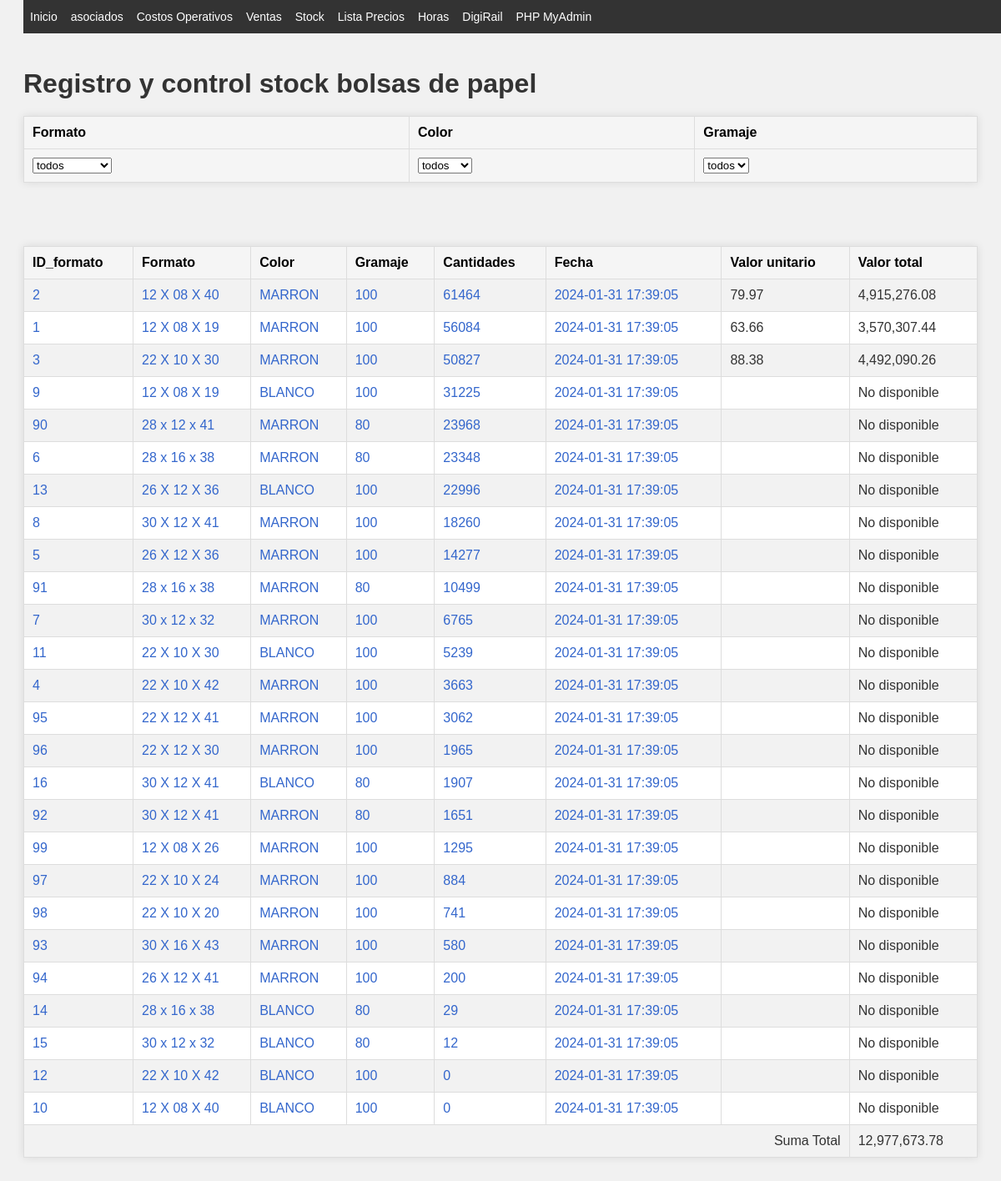
The page /stock.php on the database its author committed.
### tables this page shows
CREATE TABLE `listado_precios` (
  `ID_listado` int(11) NOT NULL AUTO_INCREMENT,
  `ID_formato` int(11),
  `cantidad` int(11),
  `precio_u_sIVA` decimal(8,2),
  PRIMARY KEY (`ID_listado`),
  FOREIGN KEY (`ID_formato`) REFERENCES `tabla_1` (`ID_formato`)
);

CREATE TABLE `tabla_1` (
  `ID_formato` int(11) NOT NULL,
  `formato` varchar(14) NOT NULL,
  `color` varchar(11) NOT NULL,
  `gramaje` int(11) NOT NULL,
  `cantidades` int(11) NOT NULL,
  `manijas` bit(1) NOT NULL,
  `fechatiempo` TIMESTAMP DEFAULT CURRENT_TIMESTAMP ON UPDATE CURRENT_TIMESTAMP
);

### stock.php (the view, shortened to what this page needs)
<?php
require "includes/header.php";
require_once 'Stock/conn.php';
$formatoFilter  = isset($_GET['Formato'])   ? $_GET['Formato']  : 'todos';
$colorFilter    = isset($_GET['color'])     ? $_GET['color']    : 'todos';
$gramajeFilter  = isset($_GET['gramaje'])   ? $_GET['gramaje']  : 'todos';
$query = "SELECT t1.*, t2.precio_u_sIVA FROM tabla_1 t1
          LEFT JOIN listado_precios t2 ON t1.ID_formato = t2.ID_formato";
$query .= " ORDER BY t1.cantidades DESC";
$stmt = $conn->prepare($query);
$stmt->execute();
$result = $stmt->get_result();
function crearEnlace($id_formato, $texto) {
    return '<a href="Stock/busqueda.php?ID_formato=' . $id_formato . '">' . htmlspecialchars($texto) . '</a>';
}
?>
<!DOCTYPE html>
<html>
<head>
    <link rel="stylesheet" href="CSS/style.css">
</head>
<body>
<h1>Registro y control stock bolsas de papel</h1>
<form action="stock.php" method="GET" id="filtroForm">
    <table>
        <tr>
            <th>Formato</th>
            <th>Color</th>
            <th>Gramaje</th>
        </tr>
        <tr>
            <th>
            <select name="Formato" onchange="submitForm()">
                <option value="todos" <?php if ($formatoFilter === 'todos') echo 'selected'; ?>>todos</option>
            </select>
            </th>
            <th>
                <select name="color" onchange="submitForm()">
                    <option value="todos" <?php if ($colorFilter === 'todos') echo 'selected'; ?>>todos</option>
                </select>
            </th>
            <th>
                <select name="gramaje" onchange="submitForm()">
                    <option value="todos"   <?php if ($gramajeFilter === 'todos')   echo 'selected'; ?>>todos   </option>
                </select>
            </th>
        </tr>
    </table>
    <br>
</form>
<br>
<table>
    <tr>
        <th>ID_formato</th>
        <th>Formato</th>
        <th>Color</th>
        <th>Gramaje</th>
        <th>Cantidades</th>
        <th>Fecha</th>
        <th>Valor unitario</th>
        <th>Valor total</th>
    </tr>
    <?php
    $totalSuma = 0;
    while ($row = mysqli_fetch_assoc($result)) { ?>
        <tr>
            <td><?php echo crearEnlace($row['ID_formato'], $row['ID_formato']); ?></td>
            <td><?php echo crearEnlace($row['ID_formato'], $row['formato']); ?></td>
            <td><?php echo crearEnlace($row['ID_formato'], $row['color']); ?></td>
            <td><?php echo crearEnlace($row['ID_formato'], $row['gramaje']); ?></td>
            <td><?php echo crearEnlace($row['ID_formato'], $row['cantidades']); ?></td>
            <td><?php echo crearEnlace($row['ID_formato'], $row['fechatiempo']); ?></td>
            <td><?php echo $row['precio_u_sIVA']; ?></td>
            <td>
                <?php
                    if (isset($row['precio_u_sIVA'])) {
                        $valorTotal = $row['cantidades'] * $row['precio_u_sIVA'];
                        echo number_format($valorTotal, 2, '.', ',');
                        $totalSuma += $valorTotal;
                    } else {
                        echo 'No disponible';
                    }
                ?>
            </td>
        </tr>
    <?php } ?>
    <tr>
        <td colspan="7" style="text-align: right;">Suma Total</td>
        <td><?php echo number_format($totalSuma, 2, '.', ','); ?></td>
    </tr>
</table>
</body>
</html>

### includes/header.php
<?php
echo '<!DOCTYPE html><html><head> <meta charset="UTF-8"> <link rel="stylesheet" type="text/css" href="CSS/index.css"> <link rel="stylesheet" type="text/css" href="CSS/header.css"> <meta name="viewport" content="width=device-width, initial-scale=1.0"> <link rel="shortcut icon" href="/favicon.ico" type="image/x-icon"> <link rel="icon" href="/imagenes/favicon.ico" type="image/x-icon"> </head><body>';
echo "<header> <br><br><br> <div class='topnav'> <ul>";
$paginaActual = basename($_SERVER['PHP_SELF']);
$claseActiva = "class='active'";
echo "<li><a href='/Bolsas/index.php' ".($paginaActual == 'Bolsas/index.php' ? $claseActiva : "").">Inicio</a></li>";
echo "<li><a href='/Bolsas/asociados.php' ".($paginaActual == 'Bolsas/asociados.php' ? $claseActiva : "").">asociados</a></li>";
echo "<li><a href='/Bolsas/costos_operativos.php' ".($paginaActual == 'Bolsas/costos_operativos.php' ? $claseActiva : "").">Costos Operativos</a></li>";
echo "<li><a href='/Bolsas/ventas.php' ".($paginaActual == 'Bolsas/ventas.php' ? $claseActiva : "").">Ventas</a></li>";
echo "<li><a href='/Bolsas/stock.php' ".($paginaActual == 'Bolsas/stock.php' ? $claseActiva : "").">Stock</a></li>";
echo "<li><a href='/Bolsas/lista_precios.php' ".($paginaActual == 'Bolsas/lista_precios.php' ? $claseActiva : "").">Lista Precios</a></li>";
echo "<li><a href='/horas/index.php' ".($paginaActual == '/horas/index.php' ? $claseActiva : "").">Horas</a></li>";
echo "<li><a href='/DigiRail/index.php' ".($paginaActual == '/DigiRail/index.php' ? $claseActiva : "").">DigiRail</a></li>";
echo "<li><a href='/phpMyAdmin/' target='_blank'>PHP MyAdmin</a></li>";
echo "</ul></div></header>";

### CSS/index.css (style rules this page uses)
body { font-family: verdana; resize: none; }
.topnav ul { list-style-type: none; margin: 0; padding: 0; overflow: hidden; background-color: #333; position: fixed; top: 0; width: 100%; }
.topnav li { float: left; }
.topnav li a { display: block; color: white; text-align: center; padding: 14px 16px; text-decoration: none; }
h1, #cabecera p { margin: 0; padding: 0; }

### CSS/header.css (style rules this page uses)
.topnav ul { list-style-type: none; margin: 0; padding: 0; overflow: hidden; background-color: #333; position: fixed; top: 0; width: 100%; }
.topnav li { float: left; font-size: 16px; }
.topnav li a { display: block; color: white; text-align: center; padding: 12px 8px; text-decoration: none; }
@media screen and (max-width: 1275px) { .topnav li { font-size: 15px; } }

### CSS/style.css (style rules this page uses)
body { font-family: Arial, sans-serif; background-color: #f4f4f4; color: #333; }
table { border-collapse: collapse; width: 80%; margin: 20px auto; background-color: #ffffff; box-shadow: 0 0 10px rgba(0,0,0,0.1); }
th, td { border: 1px solid #ddd; padding: 8px; text-align: left; }
th { background-color: #e9e9e9; color: #000; }
tr:nth-child(even) { background-color: #f2f2f2; }
body { font-family: Arial, sans-serif; background-color: #f1f1f1; padding: 20px; }
h1 { color: #333; }
table { width: 100%; border-collapse: collapse; margin-top: 20px; }
table th, table td { padding: 10px; text-align: left; border: 1px solid #ddd; }
table th { background-color: #f5f5f5; }
table td a { color: #3366cc; text-decoration: none; }
.topnav ul { list-style-type: none; margin: 0; padding: 0; overflow: hidden; background-color: #333; position: fixed; top: 0; width: 100%; }
.topnav li { float: left; font-size: 16px; }
.topnav li a { display: block; color: white; text-align: center; padding: 12px 8px; text-decoration: none; }
@media screen and (max-width: 1275px) { .topnav li { font-size: 15px; } }
@media screen and (max-width: 1200px) { .topnav li { font-size: 14px; } }

### rows shown on the page
listado_precios: ID_formato.ID_formato "2 12 X 08 X 40 MARRON 100 61464 2024-01-31 17:39:05", precio_u_sIVA "79.97", valorTotal "4,915,276.08"
listado_precios: ID_formato.ID_formato "1 12 X 08 X 19 MARRON 100 56084 2024-01-31 17:39:05", precio_u_sIVA "63.66", valorTotal "3,570,307.44"
listado_precios: ID_formato.ID_formato "3 22 X 10 X 30 MARRON 100 50827 2024-01-31 17:39:05", precio_u_sIVA "88.38", valorTotal "4,492,090.26"
tabla_1: ID_formato "9 12 X 08 X 19 BLANCO 100 31225 2024-01-31 17:39:05", shows "No disponible"
tabla_1: ID_formato "90 28 x 12 x 41 MARRON 80 23968 2024-01-31 17:39:05", shows "No disponible"
tabla_1: ID_formato "6 28 x 16 x 38 MARRON 80 23348 2024-01-31 17:39:05", shows "No disponible"
tabla_1: ID_formato "13 26 X 12 X 36 BLANCO 100 22996 2024-01-31 17:39:05", shows "No disponible"
tabla_1: ID_formato "8 30 X 12 X 41 MARRON 100 18260 2024-01-31 17:39:05", shows "No disponible"
tabla_1: ID_formato "5 26 X 12 X 36 MARRON 100 14277 2024-01-31 17:39:05", shows "No disponible"
tabla_1: ID_formato "91 28 x 16 x 38 MARRON 80 10499 2024-01-31 17:39:05", shows "No disponible"
tabla_1: ID_formato "7 30 x 12 x 32 MARRON 100 6765 2024-01-31 17:39:05", shows "No disponible"
tabla_1: ID_formato "11 22 X 10 X 30 BLANCO 100 5239 2024-01-31 17:39:05", shows "No disponible"
tabla_1: ID_formato "4 22 X 10 X 42 MARRON 100 3663 2024-01-31 17:39:05", shows "No disponible"
tabla_1: ID_formato "95 22 X 12 X 41 MARRON 100 3062 2024-01-31 17:39:05", shows "No disponible"
tabla_1: ID_formato "96 22 X 12 X 30 MARRON 100 1965 2024-01-31 17:39:05", shows "No disponible"
tabla_1: ID_formato "16 30 X 12 X 41 BLANCO 80 1907 2024-01-31 17:39:05", shows "No disponible"
tabla_1: ID_formato "92 30 X 12 X 41 MARRON 80 1651 2024-01-31 17:39:05", shows "No disponible"
tabla_1: ID_formato "99 12 X 08 X 26 MARRON 100 1295 2024-01-31 17:39:05", shows "No disponible"
tabla_1: ID_formato "97 22 X 10 X 24 MARRON 100 884 2024-01-31 17:39:05", shows "No disponible"
tabla_1: ID_formato "98 22 X 10 X 20 MARRON 100 741 2024-01-31 17:39:05", shows "No disponible"
tabla_1: ID_formato "93 30 X 16 X 43 MARRON 100 580 2024-01-31 17:39:05", shows "No disponible"
tabla_1: ID_formato "94 26 X 12 X 41 MARRON 100 200 2024-01-31 17:39:05", shows "No disponible"
tabla_1: ID_formato "14 28 x 16 x 38 BLANCO 80 29 2024-01-31 17:39:05", shows "No disponible"
tabla_1: ID_formato "15 30 x 12 x 32 BLANCO 80 12 2024-01-31 17:39:05", shows "No disponible"
tabla_1: ID_formato "12 22 X 10 X 42 BLANCO 100 0 2024-01-31 17:39:05", shows "No disponible"
tabla_1: ID_formato "10 12 X 08 X 40 BLANCO 100 0 2024-01-31 17:39:05", shows "No disponible"

### other values the page prints
$totalSuma "12,977,673.78"
